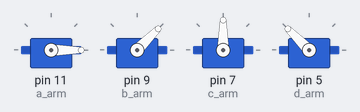
Simulated run of this sketch. Board: Arduino Uno, built with avr-gcc and run on an emulated ATmega328P. Shown: 4 × servo.

Above: at 0.05 s.
At 1.15 s:
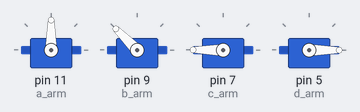
At 2.25 s:
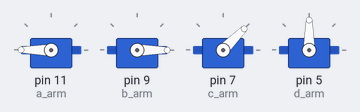
At 3.35 s:
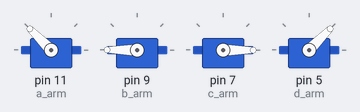
At 4.5 s:
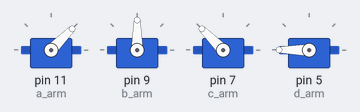
Timing chart, 0 to 6.5 s (numbered marks = the images above):
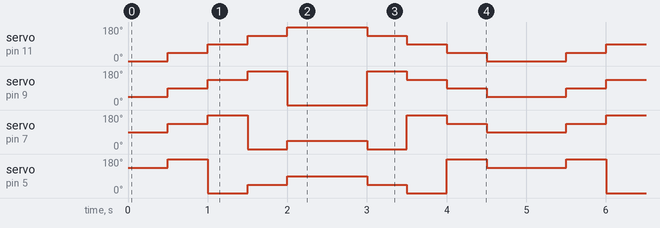

The sketch:

5.Simplify_Multiple_Servos_with_Arrays.ino
```cpp
//对于存在很多相同类型元素的代码，可以用数组进行简化
#include <Arduino.h>
#include <Servo.h>

Servo a_arm;//定义舵机
Servo b_arm;
Servo c_arm;
Servo d_arm;
int i;//for循环的变量，要牢记，经常忘记定义

int data[4][5]=
{
{0,45,90,135,180},//定义舵机旋转角度的数组
{45,90,135,180,0},//格式要规范
{90,135,180,0,45},
{135,180,0,45,90}
};

void setup()
{
  a_arm.attach(11);//初始化舵机
  b_arm.attach(9);//要记得分配引脚，经常忘记
  c_arm.attach(7);
  d_arm.attach(5);
}


void loop()
{
  for(i=0;i<5;i++)
  {
    a_arm.write(data[0][i]);//for循环简化步骤
    b_arm.write(data[1][i]);//注意复制粘贴完改一下
    c_arm.write(data[2][i]);
    d_arm.write(data[3][i]);
    delay(500);              //!!!一定不要忘记给延时，要不然机器坏了
  }

  for(i=4;i>=0;i--)
  {
    a_arm.write(data[0][i]);
    b_arm.write(data[1][i]);
    c_arm.write(data[2][i]);
    d_arm.write(data[3][i]);
    delay(500);
  }
}
```

Measured:
- by itself, servo on pin 5 (d_arm): repeats every 5.0 s: 0° 0.50 s, 45° 0.50 s, 90° 1.0 s, 45° 0.50 s, 0° 0.50 s, 180° 0.50 s, 135° 1.0 s, 180° 0.50 s
- by itself, servo on pin 7 (c_arm): repeats every 5.0 s: 180° 0.50 s, 0° 0.50 s, 45° 1.0 s, 0° 0.50 s, 180° 0.50 s, 135° 0.50 s, 90° 1.0 s, 135° 0.50 s
- by itself, servo on pin 11 (a_arm): repeats every 5.0 s: 90° 0.50 s, 135° 0.50 s, 180° 1.0 s, 135° 0.50 s, 90° 0.50 s, 45° 0.50 s, 0° 1.0 s, 45° 0.50 s
